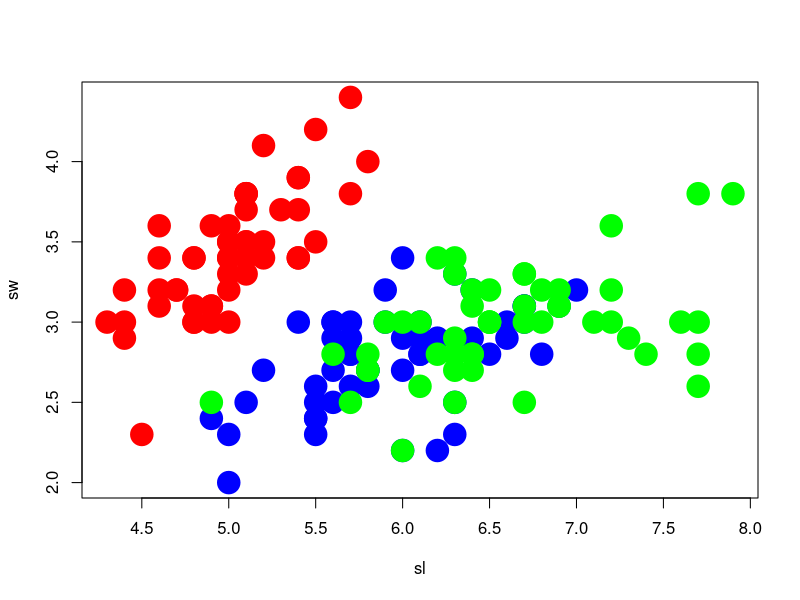
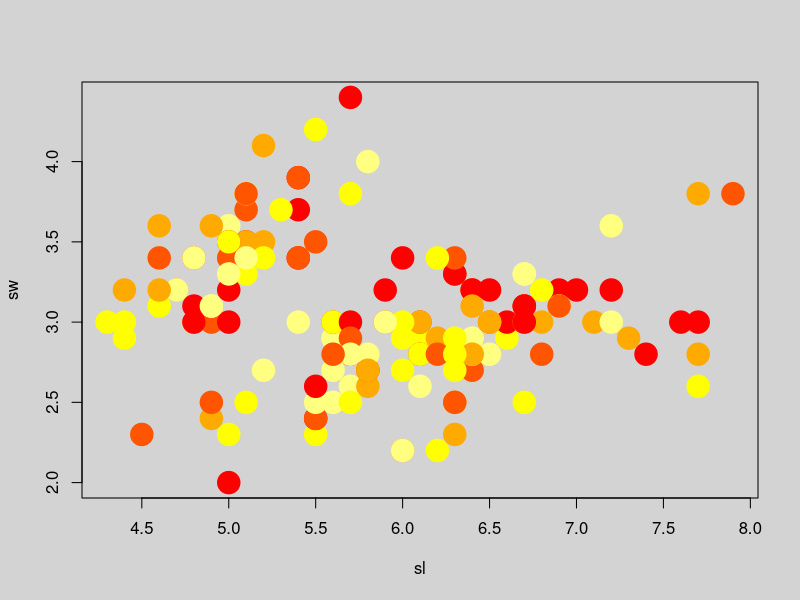
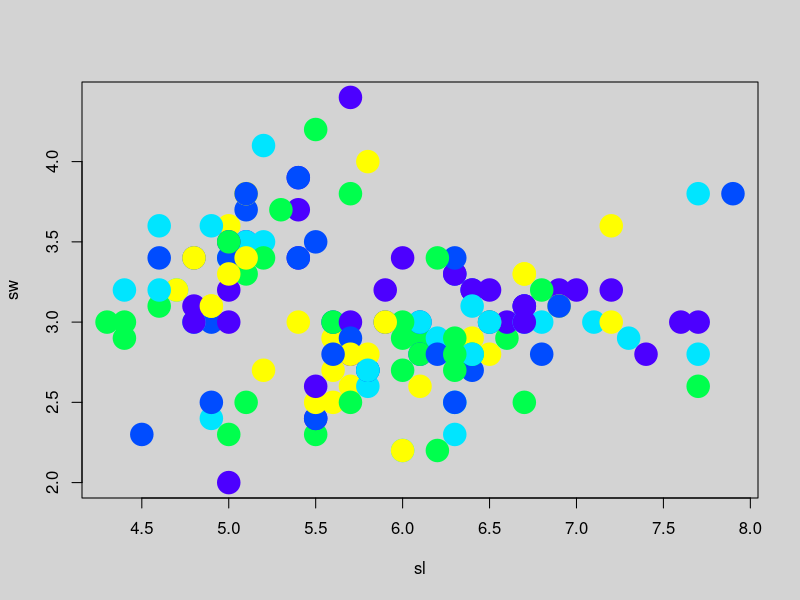
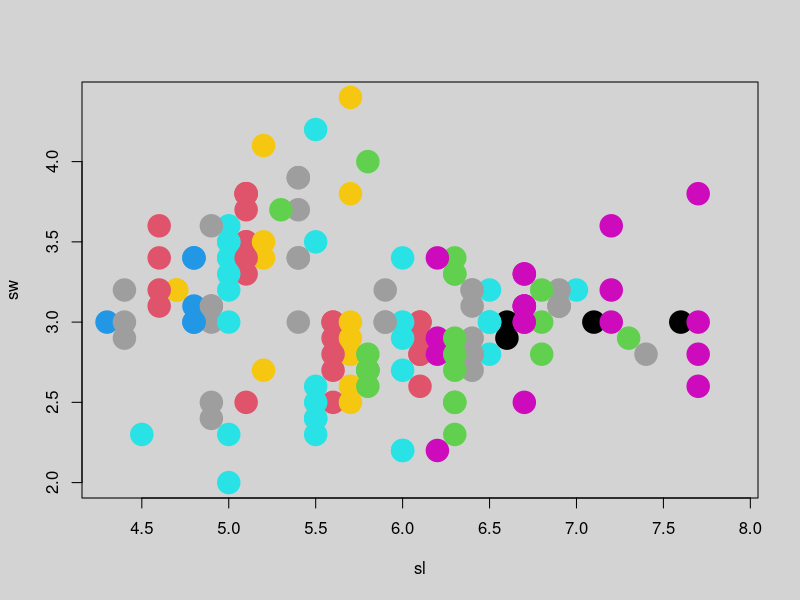
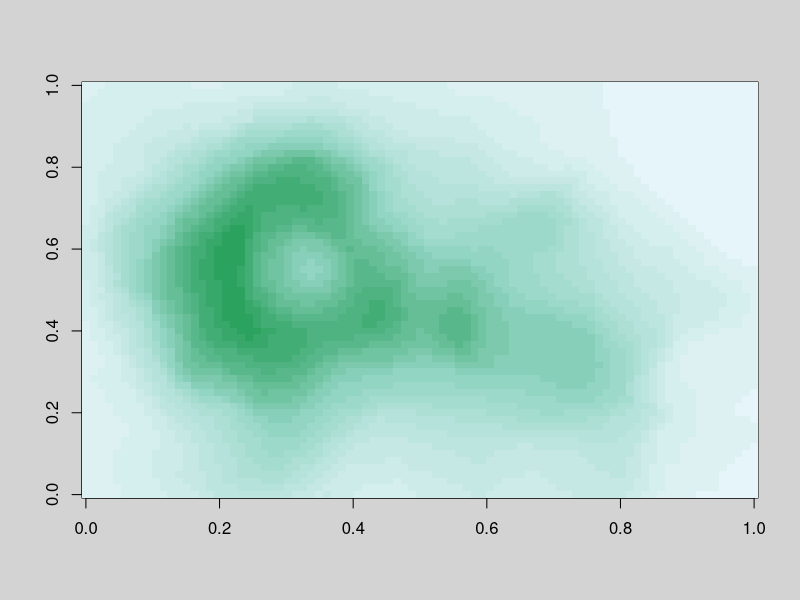
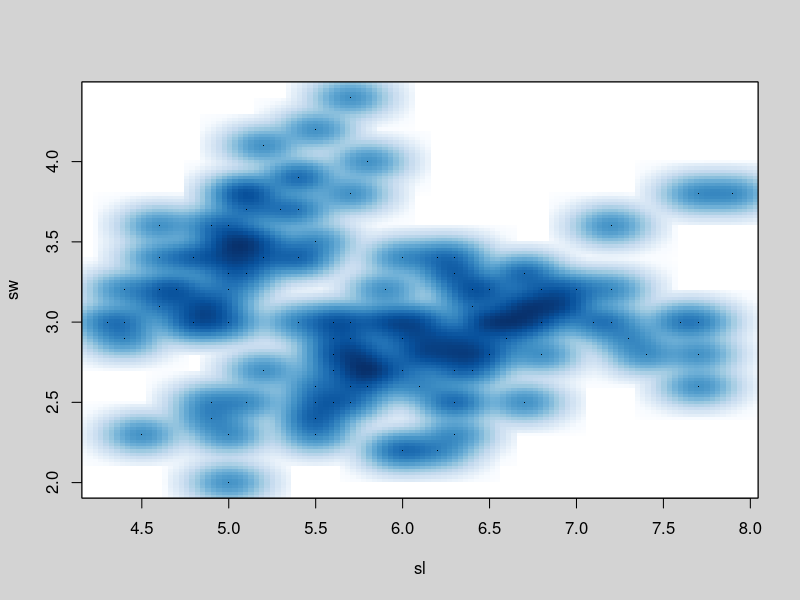

Generate these figures, in order, with R:
library(datasets)

sl<-iris$Sepal.Length
sw<-iris$Sepal.Width
sepal<-data.frame(sl=sl,sw=sw)

# xy2.png
plot(sl,sw,col=c("red","blue","green")[iris$Species],pch=19,cex=3) 

# heat_color1.png
par(bg="lightgray")
plot(sl,sw,col=heat.colors(sl),pch=19,cex=3) 

# topo.png
plot(sl,sw,col=topo.colors(sl),pch=19,cex=3) 

#---------------------------------------------------
# Color Ramp - Color Palette Generator 
# It takes value between 0 and 1
# and it interpolate the color in between

cpal<-colorRamp(c("red","blue"))

# R G B

cpal(1)
# [,1] [,2] [,3]
# [1,]    0    0  255

cpal(0)
# [,1] [,2] [,3]
# [1,]  255    0    0

cpal(0.5)
# [,1] [,2]  [,3]
# [1,] 127.5    0 127.5

# color_ramp.png
plot(sl,sw,col=cpal(sl/max(sl)),pch=19,cex=3) 


#----------------------------------------------
# Color Ramp Palette - Hex code list generator
# This function takes the number of "Split" of colors
cpal2<-colorRampPalette(c("red","blue"))

# Give me 2 colors
cpal2(2)
#"#FF0000" "#0000FF"

# Give me 10 colors
cpal2(10)
# [1] "#FF0000" "#E2001C" "#C60038" "#AA0055" "#8D0071" "#71008D" "#5500AA" "#3800C6"
# [9] "#1C00E2" "#0000FF"


#-------------------------------------------------------------------
# RColorBrewer Library
library(RColorBrewer)
# For more details, see cpan_color_packages.png files from CPAN


colors <- brewer.pal(3, "BuGn")
# "#E5F5F9" "#99D8C9" "#2CA25F"
pale <- colorRampPalette(colors)

# See color1.png
image(volcano, col = pale(20))

# smooth.png
smoothScatter(sepal)












